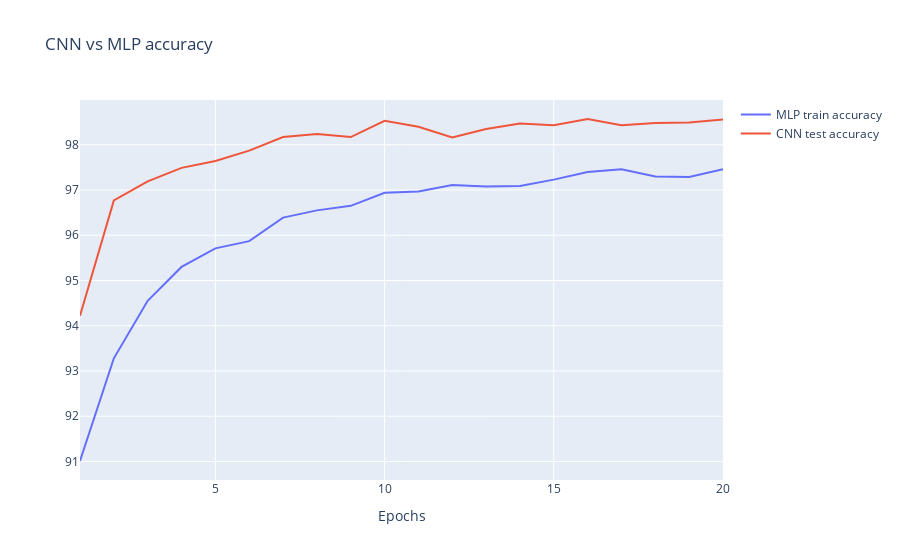

Write notebook code for a chart like this one.
### Markdown cell above
## Comparing MLP models and CNN

### Code cell
fig = go.Figure()
epochs_index = list(range(1,epochs+1))

fig.add_trace(go.Scatter(
    y=mlp_metrics['test_accuracies'],
    x=epochs_index,
    name='MLP train accuracy'
))

fig.add_trace(go.Scatter(
    y=cnn_metrics['test_accuracies'],
    x=epochs_index,
    name='CNN test accuracy'
))

fig.update_layout(
    title='CNN vs MLP accuracy',
    xaxis_title="Epochs")

fig.show()

### Figure 1 — Plotly figure (JSON) as saved in the notebook; plotly's stock layout.template omitted (floating-point values rounded to 4 significant figures)
{"data": [{"name": "MLP train accuracy", "type": "scatter", "x": [1, 2, 3, 4, 5, 6, 7, 8, 9, 10, 11, 12, 13, 14, 15, 16, 17, 18, 19, 20], "y": [91.01, 93.28, 94.55, 95.3, 95.71, 95.87, 96.39, 96.55, 96.65, 96.94, 96.97, 97.11, 97.08, 97.09, 97.23, 97.4, 97.46, 97.3, 97.29, 97.46]}, {"name": "CNN test accuracy", "type": "scatter", "x": [1, 2, 3, 4, 5, 6, 7, 8, 9, 10, 11, 12, 13, 14, 15, 16, 17, 18, 19, 20], "y": [94.22, 96.77, 97.19, 97.49, 97.64, 97.87, 98.17, 98.24, 98.17, 98.53, 98.4, 98.16, 98.35, 98.47, 98.43, 98.57, 98.43, 98.48, 98.49, 98.56]}], "layout": {"title": {"text": "CNN vs MLP accuracy"}, "xaxis": {"title": {"text": "Epochs"}}}}
